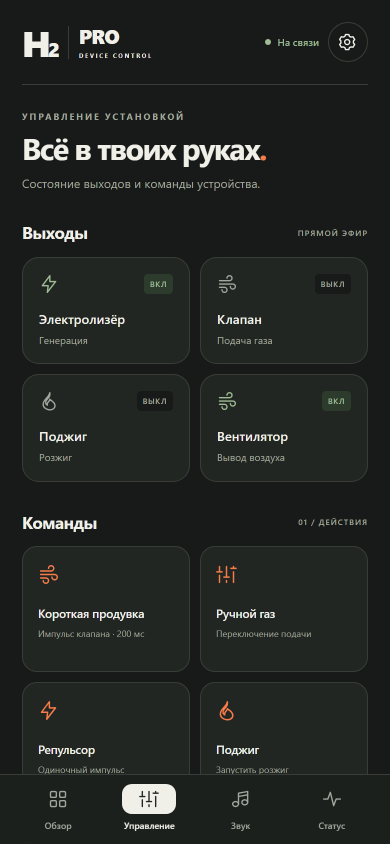
#> input picture Финал/Архив/android_redesign_2026-10-15/dark_control.png, 780 x 1688 px, given in place of light_home.png, which was not available (shown at 1/2 size)
$ python android_design_showcase.py
#> lines starting #> are read from the running program, lines starting #| are printed output that depends on the picture
from pathlib import Path
from PIL import Image, ImageDraw, ImageFont

root = Path(__file__).parent
shots = root / 'android_redesign_2026-10-15'
canvas = Image.new('RGB', (860, 970), '#e8e7e1')
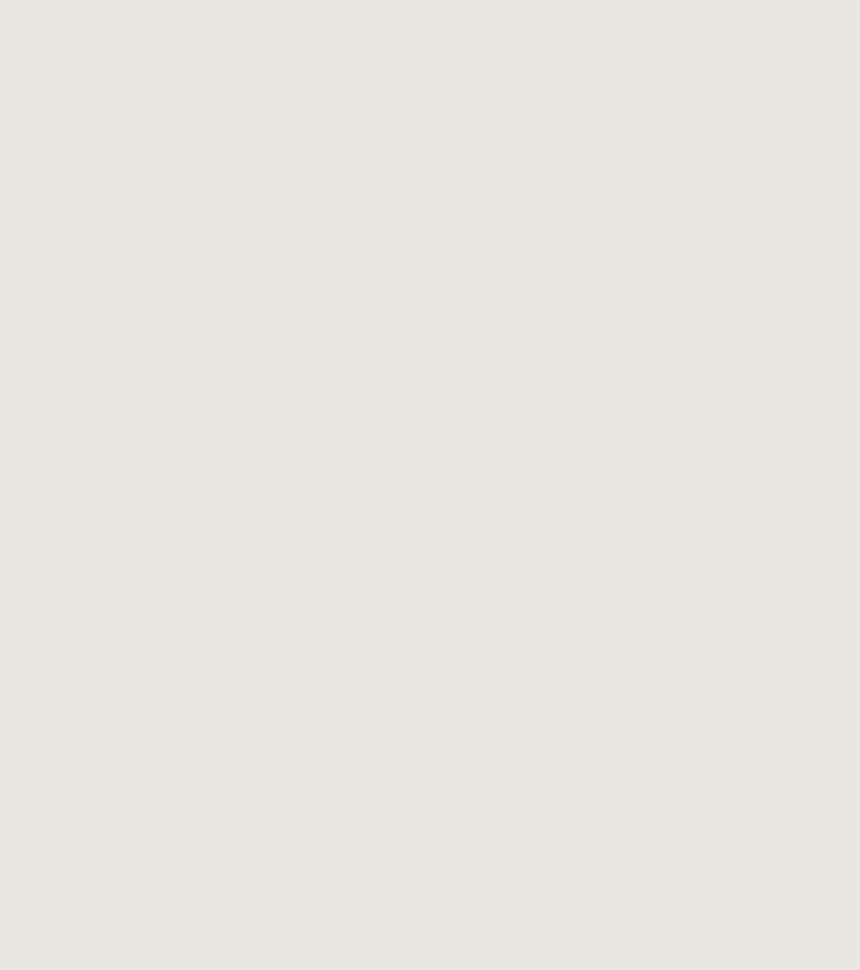
#> canvas: PIL image 860x970 RGB; mean R, G, B 232, 231, 225
draw = ImageDraw.Draw(canvas)
font = ImageFont.truetype('C:/Windows/Fonts/segoeui.ttf', 16)
title = ImageFont.truetype('C:/Windows/Fonts/segoeuib.ttf', 23)
draw.text((25, 17), 'H2 PRO / ANDROID 1.1', font=title, fill='#252b26')
for i, (name, label) in enumerate([('light_home', 'СВЕТЛАЯ'), ('dark_home', 'ТЁМНАЯ')]):
    x = 25 + i * 420
    draw.text((x, 56), label, font=font, fill='#5e6859')
    shot = Image.open(shots / (name + '.png')).convert('RGB').resize((390, 844), Image.Resampling.LANCZOS)
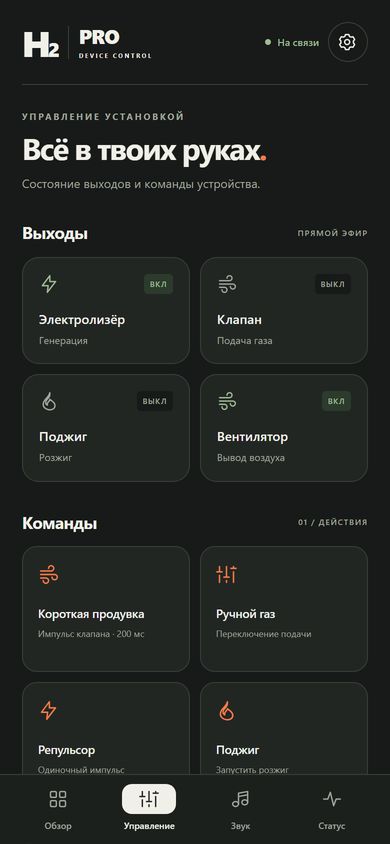
#> shot: PIL image 390x844 RGB; mean R, G, B 35.1, 38.5, 35.6
    canvas.paste(shot, (x, 85))
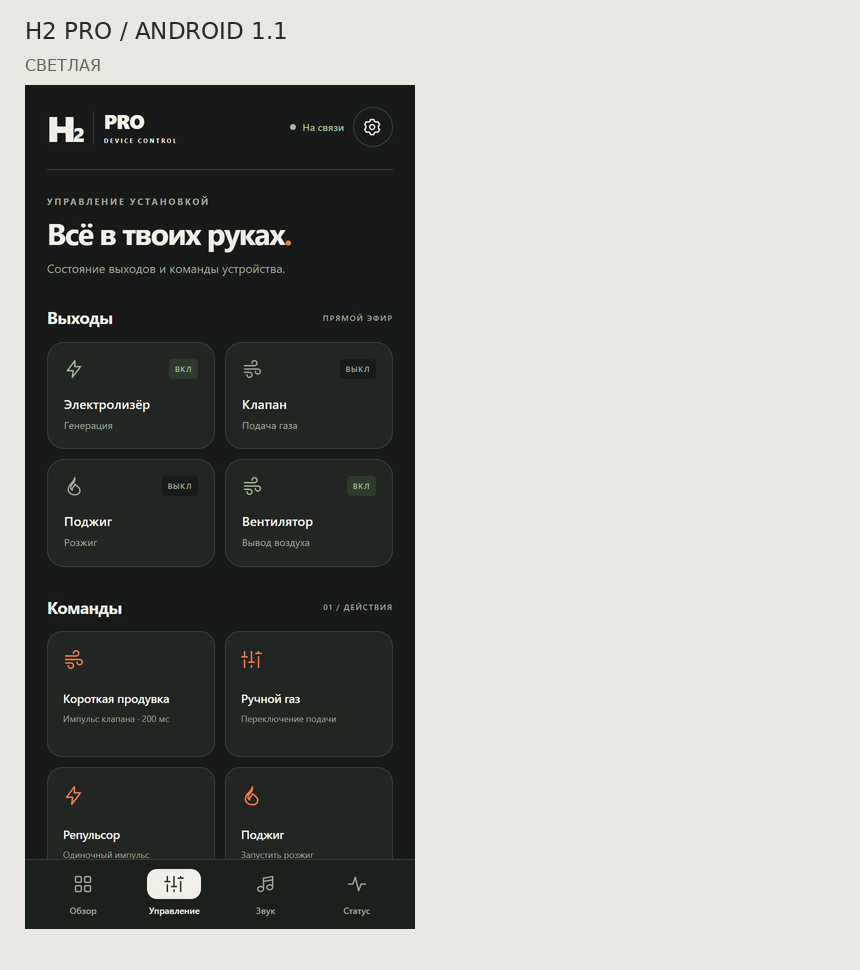
#> canvas: PIL image 860x970 RGB; mean R, G, B 154, 154.7, 149.9
#> pass 2 of the loop `for i, (name, label) in enumerate([('light_home', 'СВЕТЛАЯ'), ('dark_h..`:
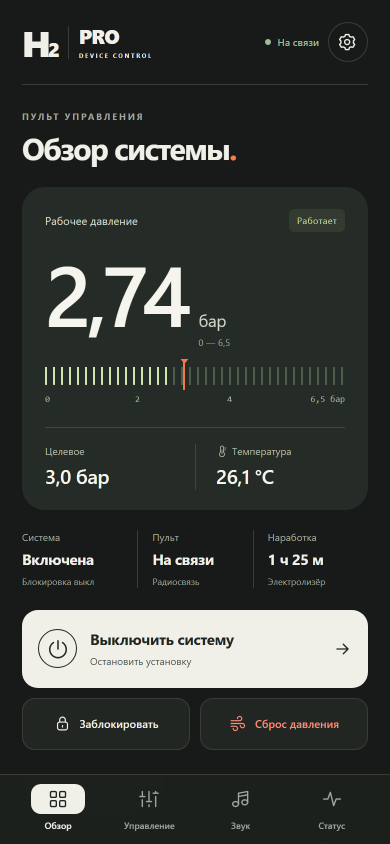
#> input picture Финал/Архив/android_redesign_2026-10-15/dark_home.png, 780 x 1688 px (shown at 1/2 size)
#> `shot = Image.open(shots / (name + '.png')).convert('RGB').resize((390,..`:
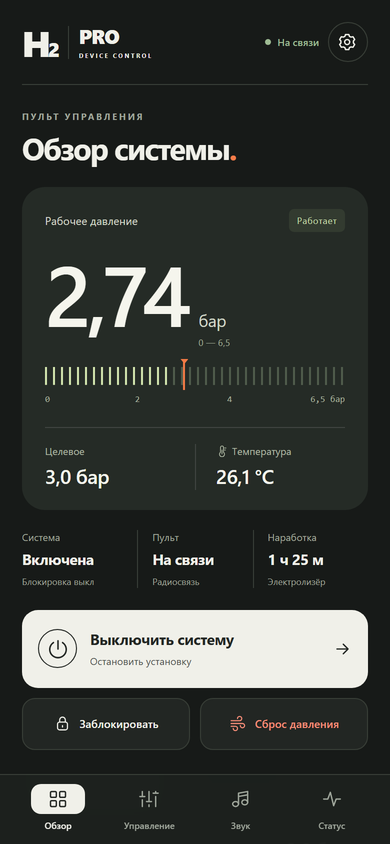
#> shot: PIL image 390x844 RGB; mean R, G, B 53.9, 57.6, 53.7
#> `canvas.paste(shot, (x, 85))`:
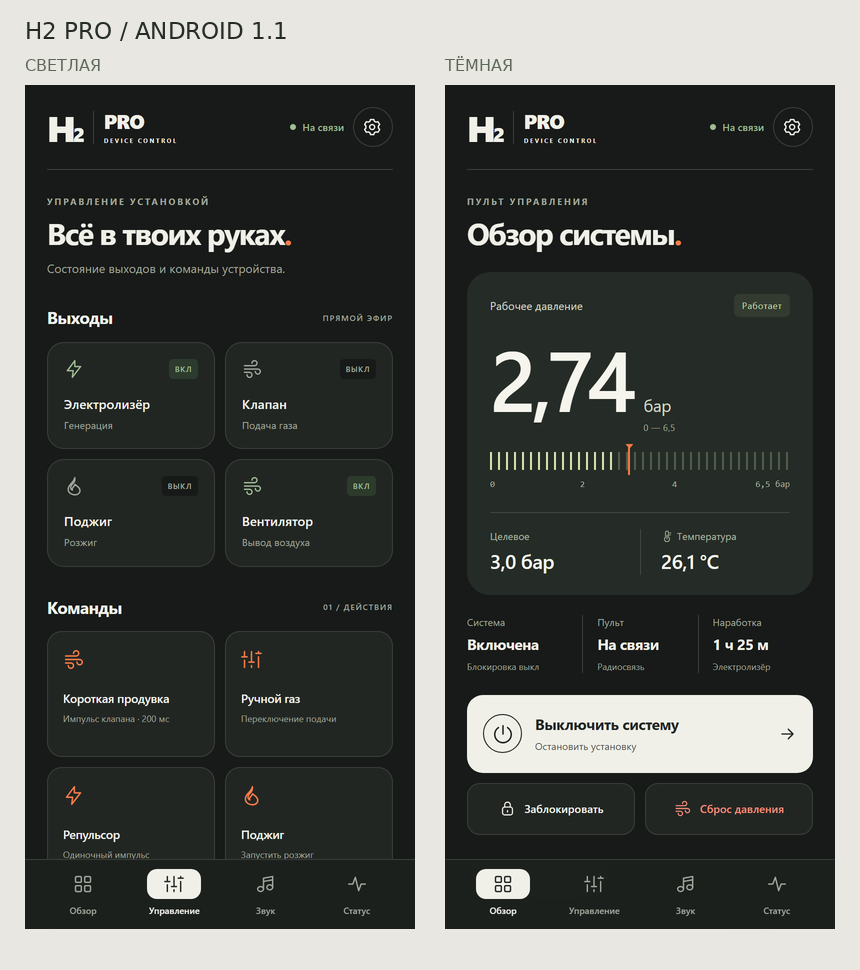
#> canvas: PIL image 860x970 RGB; mean R, G, B 83.7, 86.3, 82.3
draw.text((25, 941), 'Предпросмотр интерфейса · тестовые данные', font=font, fill='#5e6859')
canvas.save(shots / 'H2_PRO_дизайн.png')
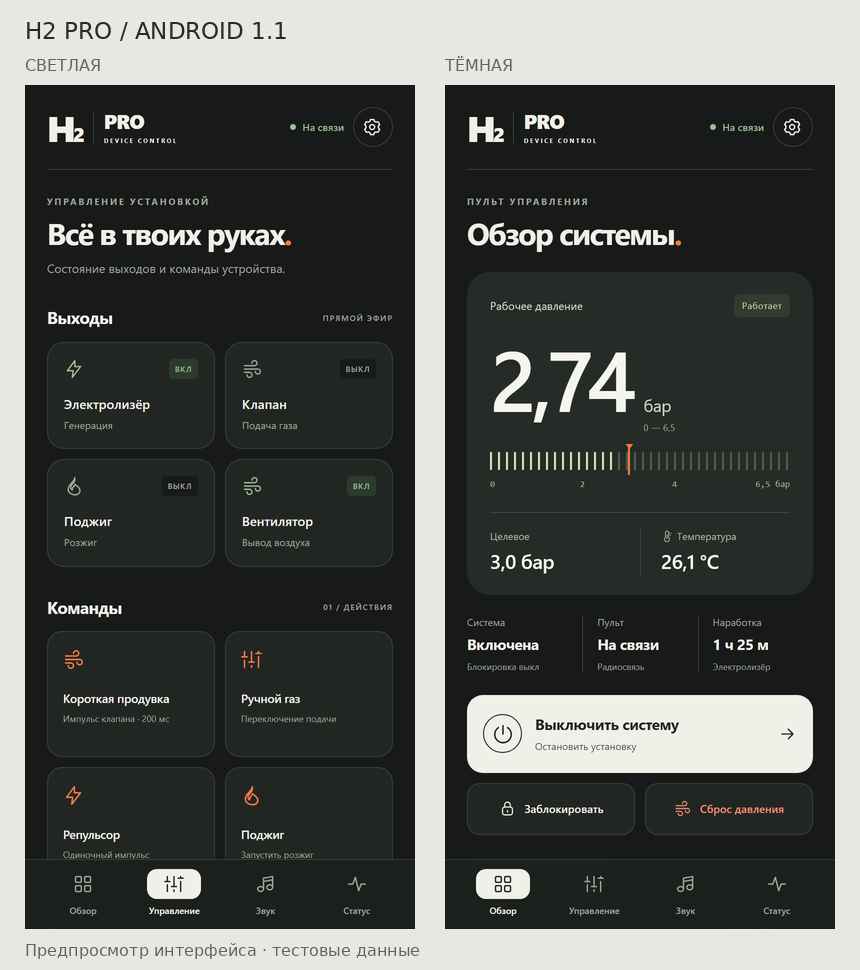
#> saved as H2_PRO_дизайн.png: PIL image 860x970 RGB; mean R, G, B 83.5, 86.1, 82.1
